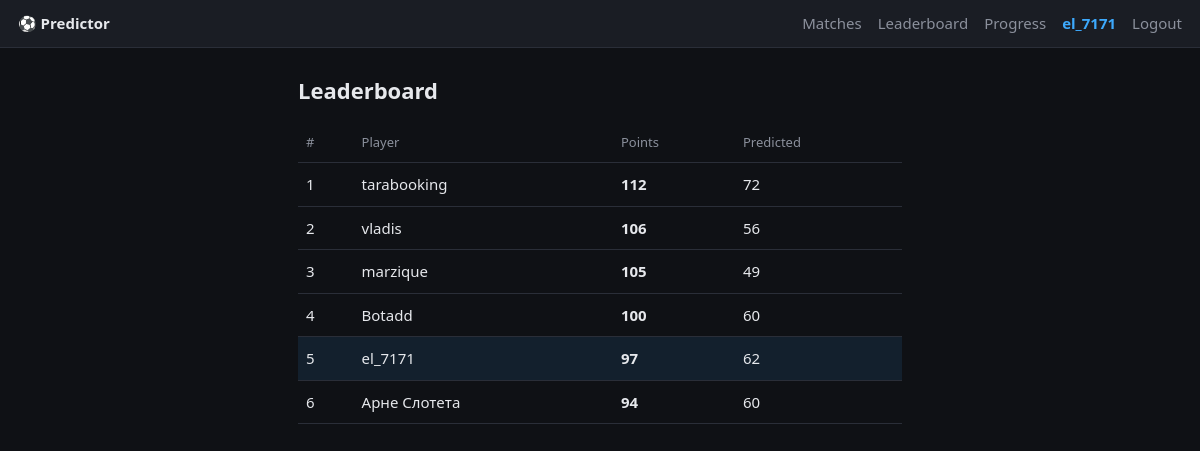
/leaderboard (signed in), run on the app's committed database.
### tables this page shows
CREATE TABLE users (
    id            INTEGER PRIMARY KEY AUTOINCREMENT,
    username      TEXT UNIQUE NOT NULL,
    password_hash TEXT NOT NULL,
    created_at    TEXT NOT NULL
);

### app.py (the view)
@app.get("/leaderboard", response_class=HTMLResponse)
async def leaderboard(request: Request):
    user = current_user(request)
    if not user:
        return RedirectResponse("/login", status_code=302)
    with connect() as conn:
        rows = fetch_leaderboard(conn)
    return render(request, "leaderboard.html", {"user": user, "rows": rows})

### templates/leaderboard.html (shortened to what this page needs)
{% extends "base.html" %}
{% block content %}
<h1>Leaderboard</h1>
<table class="board">
  <thead><tr><th>#</th><th>Player</th><th>Points</th><th>Predicted</th></tr></thead>
  <tbody>
  {% for r in rows %}
    <tr class="{{ 'me-row' if r['username'] == user['username'] else '' }}">
      <td>{{ loop.index }}</td>
      <td>{{ r["username"] }}</td>
      <td><b>{{ r["total"] }}</b></td>
      <td>{{ r["played"] }}</td>
    </tr>
  {% endfor %}
  </tbody>
</table>
{% endblock %}

### templates/base.html (shortened to what this page needs)
<!doctype html>
<html lang="en">
<head>
  <link rel="stylesheet" href="/static/style.css">
</head>
<body>
  <header>
    <a href="/" class="brand">⚽ Predictor</a>
    {% if user %}
    <nav>
      <a href="/">Matches</a>
      <a href="/leaderboard">Leaderboard</a>
      <a href="/progress">Progress</a>
      <span class="me">{{ user["username"] }}</span>
      <a href="/logout">Logout</a>
    </nav>
    {% endif %}
  </header>
  <main class="{% block main_class %}{% endblock %}">
    {% block content %}{% endblock %}
  </main>
</body>
</html>

### static/style.css (style rules this page uses)
:root { --bg: #0f1115; --card: #1a1d24; --line: #2a2e38; --fg: #e6e8ec; --muted: #8b909c; --accent: #3da9fc; --good: #4caf50; }
* { box-sizing: border-box; }
body { margin: 0; background: var(--bg); color: var(--fg); font: 15px/1.5 system-ui, -apple-system, Segoe UI, Roboto, sans-serif; }
header { display: flex; align-items: center; gap: 16px; padding: 12px 18px; border-bottom: 1px solid var(--line); background: var(--card); position: sticky; top: 0; z-index: 10; }
.brand { font-weight: 700; color: var(--fg); text-decoration: none; }
nav { margin-left: auto; display: flex; align-items: center; gap: 16px; }
nav a { color: var(--muted); text-decoration: none; }
nav .me { color: var(--accent); font-weight: 600; }
main { max-width: 640px; margin: 0 auto; padding: 18px; }
h1 { font-size: 22px; margin: 8px 0 16px; }
.board { width: 100%; border-collapse: collapse; }
.board th, .board td { text-align: left; padding: 10px 8px; border-bottom: 1px solid var(--line); }
.board th { color: var(--muted); font-weight: 500; font-size: 13px; }
.board .me-row { background: rgba(61, 169, 252, 0.10); }

### data on the page
users: username "el_7171", total "97", played "62"
users: username "tarabooking", total "112", played "72"
users: username "vladis", total "106", played "56"
users: username "marzique", total "105", played "49"
users: username "Botadd", total "100", played "60"
users: username "Арне Слотета", total "94", played "60"
